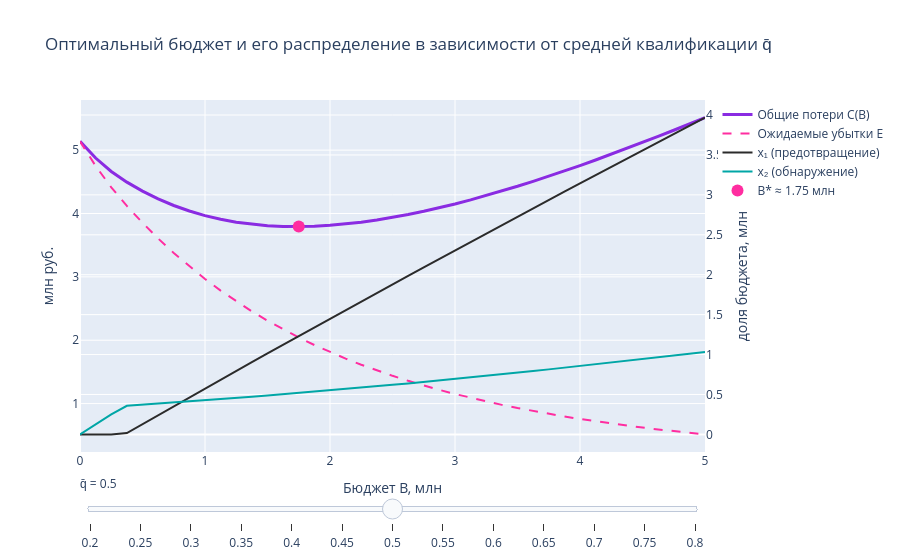

Notebook code for this chart:
### Markdown cell above
### 4.2. Интерактив: слайдер «квалификация злоумышленника» — кривая потерь и оптимальное распределение

### Code cell
ms = np.round(np.linspace(0.2, 0.8, 13), 2)
Bgrid = np.linspace(0, 5, 41)
frames, first = [], None
for m in ms:
    A_, B2 = 6*m, 6*(1-m)    # Beta с тем же разбросом, среднее m
    Eb = lambda x1_, x2_: E(x1_, x2_, A=A_, Bb=B2)
    rows = []
    for Bv in Bgrid:
        if Bv == 0: rows.append((0, 0, Eb(0, 0))); continue
        r = minimize_scalar(lambda s: Eb(s, Bv - s), bounds=(0, Bv), method='bounded')
        rows.append((r.x, Bv - r.x, r.fun))
    rows = np.array(rows); Ctot = Bgrid + rows[:, 2]; k = Ctot.argmin()
    data = [go.Scatter(x=Bgrid, y=Ctot, name='Общие потери C(B)', line=dict(color='#8A2BE2', width=3)),
            go.Scatter(x=Bgrid, y=rows[:, 2], name='Ожидаемые убытки E', line=dict(color='#FF2DA0', dash='dash')),
            go.Scatter(x=Bgrid, y=rows[:, 0], name='x₁ (предотвращение)', yaxis='y2', line=dict(color='#2B2B2B')),
            go.Scatter(x=Bgrid, y=rows[:, 1], name='x₂ (обнаружение)', yaxis='y2', line=dict(color='#00A6A6')),
            go.Scatter(x=[Bgrid[k]], y=[Ctot[k]], mode='markers', marker=dict(size=12, color='#FF2DA0'),
                       name=f'B* ≈ {Bgrid[k]:.2f} млн')]
    frames.append(go.Frame(data=data, name=str(m)))
    if first is None: first = data
figI = go.Figure(data=frames[len(ms)//2].data, frames=frames)
figI.update_layout(
    title='Оптимальный бюджет и его распределение в зависимости от средней квалификации q̄',
    xaxis_title='Бюджет B, млн', yaxis=dict(title='млн руб.'),
    yaxis2=dict(title='доля бюджета, млн', overlaying='y', side='right'),
    sliders=[dict(active=len(ms)//2, currentvalue=dict(prefix='q̄ = '),
                  steps=[dict(method='animate', label=str(m), args=[[str(m)], dict(mode='immediate', frame=dict(duration=0, redraw=True))]) for m in ms])])
figI.write_html('interactive_budget.html', include_plotlyjs='cdn')
figI.show()

### Figure 1 — Plotly figure (JSON) as saved in the notebook; plotly's stock layout.template omitted (floating-point values rounded to 4 significant figures)
{"data": [{"line": {"color": "#8A2BE2", "width": 3}, "name": "Общие потери C(B)", "type": "scatter", "x": [0.0, 0.125, 0.25, 0.375, 0.5, 0.625, 0.75, 0.875, 1.0, 1.125, 1.25, 1.375, 1.5, 1.625, 1.75, 1.875, 2.0, 2.125, 2.25, 2.375, 2.5, 2.625, 2.75, 2.875, 3.0, 3.125, 3.25, 3.375, 3.5, 3.625, 3.75, 3.875, 4.0, 4.125, 4.25, 4.375, 4.5, 4.625, 4.75, 4.875, 5.0], "y": [5.139, 4.875, 4.664, 4.495, 4.353, 4.231, 4.126, 4.039, 3.967, 3.909, 3.863, 3.83, 3.808, 3.796, 3.793, 3.799, 3.813, 3.835, 3.863, 3.898, 3.938, 3.984, 4.035, 4.091, 4.151, 4.215, 4.283, 4.355, 4.43, 4.507, 4.588, 4.671, 4.757, 4.845, 4.935, 5.027, 5.121, 5.217, 5.314, 5.413, 5.514]}, {"line": {"color": "#FF2DA0", "dash": "dash"}, "name": "Ожидаемые убытки E", "type": "scatter", "x": [0.0, 0.125, 0.25, 0.375, 0.5, 0.625, 0.75, 0.875, 1.0, 1.125, 1.25, 1.375, 1.5, 1.625, 1.75, 1.875, 2.0, 2.125, 2.25, 2.375, 2.5, 2.625, 2.75, 2.875, 3.0, 3.125, 3.25, 3.375, 3.5, 3.625, 3.75, 3.875, 4.0, 4.125, 4.25, 4.375, 4.5, 4.625, 4.75, 4.875, 5.0], "y": [5.139, 4.75, 4.414, 4.12, 3.853, 3.606, 3.376, 3.164, 2.967, 2.784, 2.613, 2.455, 2.308, 2.171, 2.043, 1.924, 1.813, 1.71, 1.613, 1.523, 1.438, 1.359, 1.285, 1.216, 1.151, 1.09, 1.033, 0.9798, 0.9295, 0.8823, 0.8379, 0.7961, 0.7568, 0.7198, 0.6849, 0.6521, 0.6211, 0.5918, 0.5642, 0.5382, 0.5135]}, {"line": {"color": "#2B2B2B"}, "name": "x₁ (предотвращение)", "type": "scatter", "x": [0.0, 0.125, 0.25, 0.375, 0.5, 0.625, 0.75, 0.875, 1.0, 1.125, 1.25, 1.375, 1.5, 1.625, 1.75, 1.875, 2.0, 2.125, 2.25, 2.375, 2.5, 2.625, 2.75, 2.875, 3.0, 3.125, 3.25, 3.375, 3.5, 3.625, 3.75, 3.875, 4.0, 4.125, 4.25, 4.375, 4.5, 4.625, 4.75, 4.875, 5.0], "y": [0.0, 4.93e-06, 6.313e-06, 0.01723, 0.1293, 0.241, 0.3524, 0.4635, 0.5743, 0.6847, 0.7949, 0.9047, 1.014, 1.123, 1.232, 1.341, 1.449, 1.557, 1.665, 1.772, 1.879, 1.986, 2.093, 2.199, 2.305, 2.411, 2.516, 2.621, 2.726, 2.831, 2.936, 3.04, 3.144, 3.248, 3.351, 3.454, 3.557, 3.66, 3.763, 3.866, 3.968], "yaxis": "y2"}, {"line": {"color": "#00A6A6"}, "name": "x₂ (обнаружение)", "type": "scatter", "x": [0.0, 0.125, 0.25, 0.375, 0.5, 0.625, 0.75, 0.875, 1.0, 1.125, 1.25, 1.375, 1.5, 1.625, 1.75, 1.875, 2.0, 2.125, 2.25, 2.375, 2.5, 2.625, 2.75, 2.875, 3.0, 3.125, 3.25, 3.375, 3.5, 3.625, 3.75, 3.875, 4.0, 4.125, 4.25, 4.375, 4.5, 4.625, 4.75, 4.875, 5.0], "y": [0.0, 0.125, 0.25, 0.3578, 0.3707, 0.384, 0.3976, 0.4115, 0.4257, 0.4403, 0.4551, 0.4703, 0.4858, 0.5016, 0.5177, 0.5341, 0.5508, 0.5678, 0.5852, 0.6028, 0.6207, 0.6388, 0.6573, 0.676, 0.695, 0.7143, 0.7338, 0.7536, 0.7736, 0.7939, 0.8145, 0.8352, 0.8563, 0.8775, 0.899, 0.9206, 0.9425, 0.9646, 0.987, 1.009, 1.032], "yaxis": "y2"}, {"marker": {"color": "#FF2DA0", "size": 12}, "mode": "markers", "name": "B* ≈ 1.75 млн", "type": "scatter", "x": [1.75], "y": [3.793]}], "layout": {"sliders": [{"active": 6, "currentvalue": {"prefix": "q̄ = "}, "steps": [{"args": [["0.2"], {"frame": {"duration": 0, "redraw": true}, "mode": "immediate"}], "label": "0.2", "method": "animate"}, {"args": [["0.25"], {"frame": {"duration": 0, "redraw": true}, "mode": "immediate"}], "label": "0.25", "method": "animate"}, {"args": [["0.3"], {"frame": {"duration": 0, "redraw": true}, "mode": "immediate"}], "label": "0.3", "method": "animate"}, {"args": [["0.35"], {"frame": {"duration": 0, "redraw": true}, "mode": "immediate"}], "label": "0.35", "method": "animate"}, {"args": [["0.4"], {"frame": {"duration": 0, "redraw": true}, "mode": "immediate"}], "label": "0.4", "method": "animate"}, {"args": [["0.45"], {"frame": {"duration": 0, "redraw": true}, "mode": "immediate"}], "label": "0.45", "method": "animate"}, {"args": [["0.5"], {"frame": {"duration": 0, "redraw": true}, "mode": "immediate"}], "label": "0.5", "method": "animate"}, {"args": [["0.55"], {"frame": {"duration": 0, "redraw": true}, "mode": "immediate"}], "label": "0.55", "method": "animate"}, {"args": [["0.6"], {"frame": {"duration": 0, "redraw": true}, "mode": "immediate"}], "label": "0.6", "method": "animate"}, {"args": [["0.65"], {"frame": {"duration": 0, "redraw": true}, "mode": "immediate"}], "label": "0.65", "method": "animate"}, {"args": [["0.7"], {"frame": {"duration": 0, "redraw": true}, "mode": "immediate"}], "label": "0.7", "method": "animate"}, {"args": [["0.75"], {"frame": {"duration": 0, "redraw": true}, "mode": "immediate"}], "label": "0.75", "method": "animate"}, {"args": [["0.8"], {"frame": {"duration": 0, "redraw": true}, "mode": "immediate"}], "label": "0.8", "method": "animate"}]}], "title": {"text": "Оптимальный бюджет и его распределение в зависимости от средней квалификации q̄"}, "xaxis": {"title": {"text": "Бюджет B, млн"}}, "yaxis": {"title": {"text": "млн руб."}}, "yaxis2": {"overlaying": "y", "side": "right", "title": {"text": "доля бюджета, млн"}}}}
